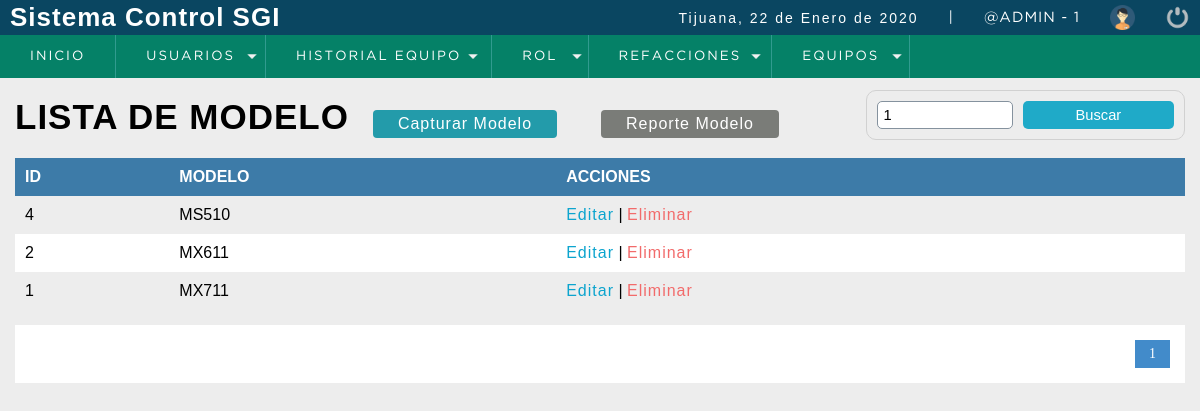
The page /sistema/buscar_modelo.php?busqueda=1 (signed in) on the database its author committed.
### tables this page shows
CREATE TABLE t_Modelo
(
  id_modelo INTEGER UNSIGNED PRIMARY KEY AUTO_INCREMENT,
  descripcion VARCHAR(80) NOT NULL
);

### conexion.php (called while the page is built, shortened)
<?php
  class Conexion
  {
    private static $host = 'localhost';
    private static $user = 'servicios';
    private static $password = 'pcnay2003';
    private static $db_name = 'ordenservicios';
    private static $db_charset = 'uft8';
    public $conexion;
    public $query;
    public $rows = array();
    public function db_open()
    {
      $this->conexion = new mysqli(self::$host,
      self::$user,
      self::$password,
      self::$db_name);
      $this->conexion->set_charset(self::$db_charset);
    }
    public function get_query()
    {
      $result = $this->conexion->query($this->query);
      while ($this->rows[] = $result->fetch_assoc() );
      array_pop($this->rows);
      $datos2 = array();
      if (!empty($this->rows))
      {
        foreach ($this->rows as $nombreCampo => $contenidoCampo)
        {
          array_push($datos2,$contenidoCampo);
        }
      }
      return $datos2;
    }
  }
?>

### sistema/buscar_modelo.php (the view, shortened to what this page needs)
<?php
  include "../conexion.php"
?>
<!DOCTYPE html>
<html lang="en">
<head>
	<?php include "include/scripts.php"; ?>
</head>
<body>
	<?php include "include/header.php" ?>
	<section id="container">
    <?php
      $busqueda = strtolower($_REQUEST['busqueda']);
    ?>
		<h1>LISTA DE MODELO</h1>
    <a href="registro_modelo.php" class="btn_new">Capturar Modelo</a>
    <a href="reporte_modelo.php" target="_blank" class="btn_reporte">Reporte Modelo</a>
    <form action="buscar_modelo.php" method="get" class="form_search">
      <input type="text" name ="busqueda" id = "busqueda" placeholder = "Buscar" value="<?php echo $busqueda; ?>" >
      <input type="submit" value="Buscar" class = "btn_search">
    </form>
    <table>
      <tr>
        <th>ID</th>
        <th>MODELO</th>
        <th>ACCIONES</th>
      </tr>
      <?php
        $conectar = new Conexion();
        $conectar->query = "SELECT COUNT(*) AS total_registro FROM t_Modelo WHERE (id_modelo LIKE '%$busqueda%' OR
        descripcion LIKE '%$busqueda%')";
        $datos = $conectar->get_query();
        $total_registro = $datos[0]['total_registro'];
        $por_pagina = 3;
        if (empty ($_GET['pagina']))
        {
          $pagina = 1;
        }
        else
        {
          $pagina = $_GET['pagina'];
        }
        $desde = ($pagina-1)*$por_pagina;
        $total_paginas = ceil($total_registro/$por_pagina);
          $consulta = new Conexion();
          $consulta->query = "SELECT id_modelo,descripcion FROM t_Modelo WHERE
          id_modelo LIKE '%$busqueda%' OR
          descripcion LIKE '%$busqueda%'
          ORDER BY descripcion ASC LIMIT $desde,$por_pagina";
          $datos2 = $consulta->get_query();
          for ($n=0;$n<count($datos2);$n++)
          {
       ?>
            <tr>
              <td><?php echo $datos2[$n]['id_modelo']; ?></td>
              <td><?php echo $datos2[$n]['descripcion']; ?></td>
              <td>
                <a class="link_edit" href="editar_modelo.php?id=<?php echo $datos2[$n]['id_modelo']; ?>">Editar</a>
                |
                <a class="link_delete" href="eliminar_modelo.php?id=<?php echo $datos2[$n]['id_modelo']; ?>">Eliminar</a>
              </td>
            </tr>
      <?php
          }
      ?>
    </table>
    <?php
      if ($total_registro != 0)
      {
    ?>
    <div class="paginador">
      <ul>
        <?php
          for ($i=1;$i<=$total_paginas;$i++)
          {
            if ($i == $pagina)
            {
              echo '<li class="pageSelected">'.$i.'</li>';
            }
            else
            {
              echo '<li><a href="?pagina='.$i.'&busqueda='.$busqueda.'">'.$i.'</a></li>';
            }
          }
        ?>
      </ul>
    </div>
  <?php }   ?>
	</section>
</body>
</html>

### sistema/css/style.css (style rules this page uses)
* { margin: 0; padding: 0; box-sizing: border-box; }
body { background: #ededed; }
h1, h2, h3, h4, h5, h6 { font-family: 'arial'; font-weight: bold; letter-spacing: 1px; }
h1 { font-size: 26px; }
a { text-decoration: none; font-family: arial; letter-spacing: 1px; }
#container { padding: 90px 15px 15px; }
form { background:#FFF; margin:auto; padding:20px 50px; border:1px solid #d1d1d1; }
input, select { display:block; width:100%; font-size:11pt; padding:5px; border:1px solid #85929e; border-radius:5px; }
#container h1 { font-size:35px; display:inline-block; }
.btn_new { display:inline-block; background:#239baa; color:#FFF; padding:5px 25px; border-radius:4px; margin:20px; }
.btn_reporte { display:inline-block; background:#7a7c78; color:#FFF; padding:5px 25px; border-radius:4px; margin:20px; }
table { border-collapse:collapse; font-size:12pt; font-family:'Arial'; width:100%; }
table th { text-align:left; padding:10px; background:#3d7ba8; color:#FFF; }
table tr:nth-child(odd) { background:#FFF; }
table td { padding:10px; }
.link_edit { color:#0ca4ce; }
.link_delete { color:#f26b6b; }
.paginador ul { padding:15px; list-style:none; background:#fff; margin-top:15px; display: -webkit-flex; display: -moz-flex; display: -ms-flex; display: -o-flex; display: flex; justify-content:flex-end; }
.paginador a, .pageSelected { color:#428bca; border:1px solid #ddd; padding:5px; display:inline-block; font-size:14px; text-align:center; width:35px; }
.pageSelected { color:#FFF; background:#428bca; border:1px solid #428bca; }
.form_search { display: -webkit-flex; display: -moz-flex; display: -ms-flex; display: -o-flex; display: flex; float:right; background:initial; padding:10px; border-radius:10px; }
.form_search .btn_search { background:#1faac8; color:#fff; padding:0 20px; border:0; cursor:pointer; margin-left:10px; }

### rows shown on the page
t_modelo: id_modelo "4", descripcion "MS510"
t_modelo: id_modelo "2", descripcion "MX611"
t_modelo: id_modelo "1", descripcion "MX711"

### other values the page prints
fechaC() "22 de Enero de 2020"
$_SESSION['usuario'] "@ADMIN"
$_SESSION['id_rol'] "1"
